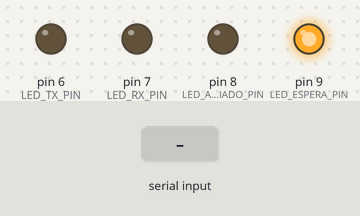
Bench run of a sketch on a simulated Arduino Uno, built with avr-gcc and run on an emulated ATmega328P. Parts: output pins drawn as LEDs (lit = HIGH). The inputs (shaded band) are chosen by the test bench.

Above: at 1.2 s.
1.3 s: "1" received over Serial
At 2.3 s:
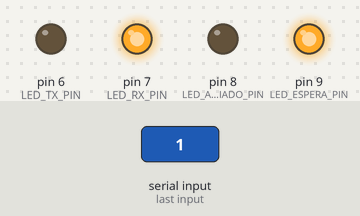
4.3 s: "0" received over Serial
At 6.5 s:
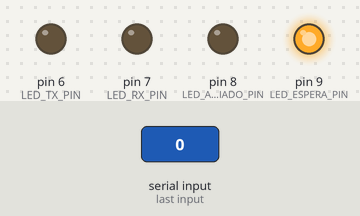
7.3 s: "2" received over Serial
At 8.8 s:
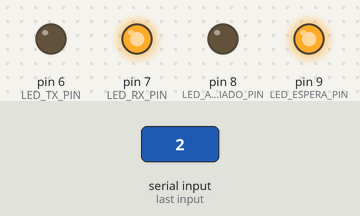
Timing chart, 0 to 10.5 s (numbered marks = the images above; inputs shaded):
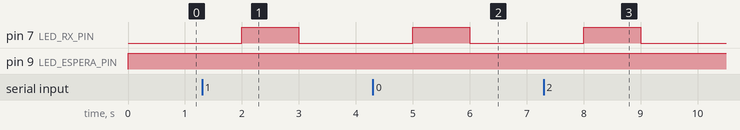

Measured:
- after the input at 1.3 s, pin 7 (LED_RX_PIN): LOW → HIGH after 0.70 s, → LOW 1.0 s later
- after the input at 4.3 s, pin 7 (LED_RX_PIN): LOW → HIGH after 0.70 s, → LOW 1.0 s later
- after the input at 7.3 s, pin 7 (LED_RX_PIN): LOW → HIGH after 0.70 s, → LOW 1.0 s later

The sketch:

WJSN_pasarela.ino
```cpp
/*
 *  Nombre: WJSN_sensor.ino
 *  Autor: Pablo Linares Serrano
 *
 *  Descripción: Implementación de un nodo sensor WJSN empleando la biblioteca WJSN.h
 */
// inclusión de bibliotecas. La biblioteca VW está incluida en WJSN.h
#include <WJSN.h>

// Definición de parámetros
#define ID 1
#define INCREMENTO 1


// Declaración del objeto nodo WJSN
nodoPasarela pasarela;
// Declaración de la mac e ip
byte mac[] = {0xDE, 0xAD, 0xBE, 0xEF, 0xFE, 0xED};
IPAddress ip(169, 254, 1, 177);
unsigned int puertoloc = 5027;

void setup() {
  pasarela.inicializarNP(ID, ip, mac, puertoloc, INCREMENTO);
}

void loop() {
  pasarela.actualizarNP();
}
```

WJSN.h
```cpp
#include "Arduino.h"
#include <VirtualWire.h>
#include <Ethernet.h>
#include <EthernetUdp.h>

// Definimos las etiquetas especiales:
#define DIF 255
#define DD 254

// Definimos los tipos de mensajes CEPER
#define ANUNCIAR 1
#define CONFIGURAR 2
#define DESCUBRIR 3
#define ASOCIAR 4
#define ACK 5
#define RECHAZAR 6

// Definimos los tipod e nodos
#define TIPO_S 0
#define TIPO_P 1

// Definimos los tamaños de la memoria reservada para las tablas de reenvío.
// en las implementación no superaremos los siguientes valores:
#define TAM_TABLA_RA 1
#define TAM_TABLA_RD 2

// Definimos los posibles estados del nodo
#define ESPERA 1
#define ASOCIADO 2

// Definimos los tiempos predeterminados (en minutos):
#define T_ANUNCIO 5
#define T_DESCUBRIR 1
#define T_MEDIDA 1
// No se va a implementar el olvido de asociaciones
//#define T_ASOCIACION 10

// Definimos los pines rx y tx
#define TX_PIN 4
#define RX_PIN 5

// Definimos los pines que se iluminan para cada estado y para rx o tx
#define LED_TX_PIN 6
#define LED_RX_PIN 7
#define LED_ESPERA_PIN 9
#define LED_ASOCIADO_PIN 8

// Tasa de transmisión bps
#define TASA 2000

class mensaje{
	// Clase que interpreta una cadena como un mensaje
	public:
		mensaje();
		mensaje(uint8_t* buff, uint8_t tam); // al inicializar se le otorga un espacio sobre el que operar
		// Para darle valores al mensaje hay que emplear los demás métodos
		//mensaje(uint8_t sigs, uint8_t dest, uint8_t orig, uint8_t prot, uint8_t* datos, uint8_t tam);
		// Métodos PER:
		void enviar();
		void enviarS();
		void setSigs(uint8_t sigs);
		void setDest(uint8_t dest);
		void setOrig(uint8_t orig);
		void setProt(uint8_t prot);
		void setMsg(uint8_t* datos, uint8_t tam);
		uint8_t getSigs();
		uint8_t getDest();
		uint8_t getOrig();
		uint8_t getProt();
		uint8_t getTam();
		// Métodos CEPER
		void setTipo(uint8_t tipo);
		void setNsalto(uint8_t nsalto);
		void setPasarela(uint8_t pasarela);
		void setId(uint8_t id);
		void setLong(); // pone la longitud a 0 (nunca usaremos configuración)
		uint8_t getTipo();
		uint8_t getNsalto();
		uint8_t getPasarela();
		uint8_t getId();
		// Métodos CPG
		// Función que reserva memoria dinámicamente y
		// Devuelve el contenido CPG del mensaje junto
		// con el origen
		uint8_t* imprimirCPG(uint8_t* tam);

	private:
		// Puntero a la cadena que contiene el mensaje
		uint8_t* _mensaje;
		// Tamaño del contenido útil de la cadena
		uint8_t _tam;
};

class nodoPasarela{
public:
	// El constructor no tiene argumentos y prácticamente es inutil. Se deben usar las funciones de inicalización
	nodoPasarela();

	void inicializarNP(uint8_t id, IPAddress ip, byte* mac, unsigned int puerto, uint8_t incrementoTemporal);
	void actualizarNP();
	int getEstado();

	// métodos CEPER
	void procesarCEPER(mensaje Msg);
	void anunciar();
	//void descubrir(); // Las pasarelas no necesitan descubrir
	void ack(mensaje Msg);
	//void asociar(mensaje Msg); // Las pasarelas no solicitan asociaciones
	int comprobarRD(uint8_t ID, uint8_t pasarela);

	//métodos PER
	void procesarPER(mensaje Msg);
	void aceptarPER(mensaje Msg);
	//void descartarPER(mensaje Msg); // Tiene sentido?? -> creo que no
	//void reenvioA(mensaje Msg); // Las pasarelas no reenvian ascendentemente -> lo envian sobre udp a través de procesarPGD()
	void reenvioD(mensaje Msg); // Al no haber configuración este método tiene poco sentido

	//métodos PGD
	void procesarPGD(mensaje Msg);

private:
// pareja ip/puerto del nodo remoto:
	IPAddress _ipAsociado;
	unsigned int _puertoAsociado;

// Pareja ip/puerto propia:
	IPAddress _ip;
	unsigned int _puerto;

// puntero a variable de estado:
	uint8_t _estado;

// tabalas de reenvío y variables asociadas:
	uint8_t _tablaRD[TAM_TABLA_RD][2];
	uint8_t _tamTablaRD;

// parámetros de configuración:
	uint8_t _id;
	uint8_t _incrementoTemporal;

// contadores:
	uint8_t _contSegundos;
	uint8_t _contAnuncio;

// objeto UDP
	EthernetUDP _UDP;
};

class nodoSensor{
public:
	// El constructor no tiene argumentos y prácticamente es inutil. Se deben usar las funciones de inicalización
	nodoSensor();
	void inicializarNS(uint8_t id, uint8_t incrementoTemporal, uint8_t* bandera, uint8_t* tam, uint8_t* datos);
	void actualizarNS();
	int getEstado();
	// métodos CEPER
	void procesarCEPER(mensaje Msg);
	void anunciar();
	void descubrir();
	int comprobarRA(uint8_t IDpasarela);
	int comprobarRD(uint8_t ID, uint8_t pasarela);
	void ack(mensaje Msg);
	void asociar(mensaje Msg);

	//métodos PER
	void procesarPER(mensaje Msg);
	void aceptarPER(mensaje Msg);
	void envioA(mensaje Msg);
	void reenvioA(mensaje Msg);
	void reenvioD(mensaje Msg); // Al no haber configuración este método tiene poco sentido

	//métodos PGD
	// Devuelve un puntero a una tabla reservada dinámicamente
	// con un mensaje preparado para ser enviado que contiene las
	// medidas. En tam pone el tamaño del mensaje. Si es 0, no hay
	// medida preparada.
	uint8_t* medir(uint8_t* tam); //REVISAR

	// Método PGD
	// no hace falta en nodos sensores (solo emiten datos)
	//void procesar(pgdMsg* Msg, uint8_t origen);
private:

// puntero a variable de estado:
	uint8_t _estado;

// tabalas de reenvío y variables asociadas:
	uint8_t _tablaRA[TAM_TABLA_RA*3];
	uint8_t _tamTablaRA;
	uint8_t _tablaRD[TAM_TABLA_RD][2];
	uint8_t _tamTablaRD;

// parámetros de configuración:
	uint8_t _id;
	uint8_t _incrementoTemporal;

// contadores:
	uint8_t _contSegundos;
	uint8_t _contAnuncio;
	uint8_t _contDescubrir;
	uint8_t _contMedicion;

// Interfaz para acceder a los datos medidos
	uint8_t* _bandera; // estará a 1 si los datos están listos para leerse
	uint8_t* _tam;
	uint8_t* _datos;
};
```
